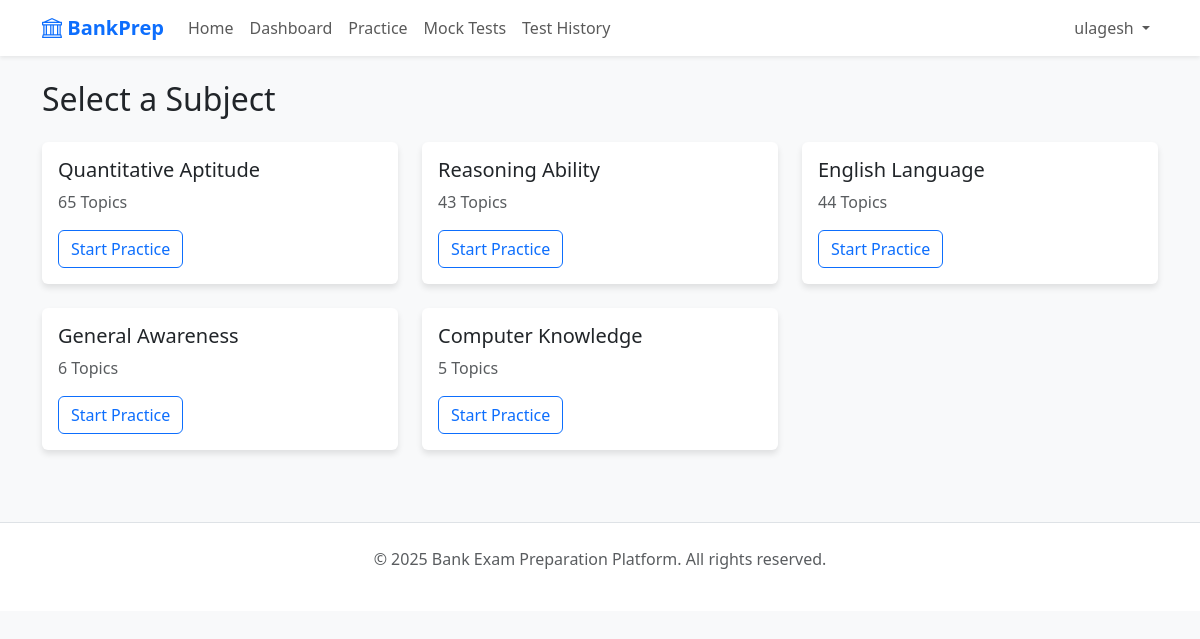
Screenshot of /practice/ (signed in) with the database file from the repository.
### users/models.py (models this page shows, shortened)
class User(AbstractUser):
    bio = models.TextField(blank=True)
    target_exam = models.CharField(max_length=100, blank=True)
    subscription_status = models.BooleanField(default=False)

### exams/models.py (models this page shows, shortened)
class Subject(models.Model):
    exam = models.ForeignKey(Exam, on_delete=models.CASCADE, related_name='subjects')
    name = models.CharField(max_length=100)
    slug = models.SlugField()

### practice/views.py (the view)
# urls.py: path('', views.subject_list, name='practice_home'),
@login_required
def subject_list(request):
    subjects = Subject.objects.all()
    return render(request, 'practice/subject_list.html', {'subjects': subjects})

### practice/templates/practice/subject_list.html
{% extends "base.html" %}
{% block content %}
<h2 class="mb-4">Select a Subject</h2>
<div class="row">
    {% for subject in subjects %}
    <div class="col-md-4 mb-4">
        <div class="card h-100">
            <div class="card-body">
                <h5 class="card-title">{{ subject.name }}</h5>
                <p class="card-text text-muted">{{ subject.topics.count }} Topics</p>
                <a href="{% url 'topic_list' subject.slug %}" class="btn btn-outline-primary stretched-link">Start
                    Practice</a>
            </div>
        </div>
    </div>
    {% endfor %}
</div>
{% endblock %}

### templates/base.html (shortened to what this page needs)
<!DOCTYPE html>
<html lang="en">
<head>
    <link href="https://cdn.jsdelivr.net/npm/bootstrap@5.3.0/dist/css/bootstrap.min.css" rel="stylesheet">
    <link rel="stylesheet" href="https://cdn.jsdelivr.net/npm/bootstrap-icons@1.10.0/font/bootstrap-icons.css">
</head>
<body>
    <nav class="navbar navbar-expand-lg navbar-light bg-white shadow-sm mb-4">
        <div class="container">
            <a class="navbar-brand" href="{% url 'home' %}"><i class="bi bi-bank"></i> BankPrep</a>
            <div class="collapse navbar-collapse" id="navbarNav">
                <ul class="navbar-nav me-auto">
                    <li class="nav-item">
                        <a class="nav-link" href="{% url 'home' %}">Home</a>
                    </li>
                    {% if user.is_authenticated %}
                    <li class="nav-item">
                        <a class="nav-link" href="{% url 'dashboard' %}">Dashboard</a>
                    </li>
                    <li class="nav-item">
                        <a class="nav-link" href="{% url 'practice_home' %}">Practice</a>
                    </li>
                    <li class="nav-item">
                        <a class="nav-link" href="{% url 'test_list' %}">Mock Tests</a>
                    </li>
                    <li class="nav-item">
                        <a class="nav-link" href="{% url 'test_history' %}">Test History</a>
                    </li>
                    {% endif %}
                </ul>
                <ul class="navbar-nav">
                    {% if user.is_authenticated %}
                    <li class="nav-item dropdown">
                        <a class="nav-link dropdown-toggle" href="#" id="userDropdown" role="button"
                            data-bs-toggle="dropdown">
                            {{ user.username }}
                        </a>
                    </li>
                    {% endif %}
                </ul>
            </div>
        </div>
    </nav>
    <div class="container">
        {% block content %}{% endblock %}
    </div>
    <footer class="bg-white mt-5 py-4 border-top">
        <div class="container text-center text-muted">
            <p>&copy; 2025 Bank Exam Preparation Platform. All rights reserved.</p>
        </div>
    </footer>
</body>
</html>

### templates/base.html (style rules this page uses)
body { background-color: #f8f9fa; }
.navbar-brand { font-weight: bold; color: #0d6efd !important; }
.card { border: none; box-shadow: 0 4px 6px rgba(0, 0, 0, 0.1); transition: transform 0.2s; }

### rows the page displays
User: username "ulagesh"
Subject: name "Quantitative Aptitude", topics.count "65"
Subject: name "Reasoning Ability", topics.count "43"
Subject: name "English Language", topics.count "44"
Subject: name "General Awareness", topics.count "6"
Subject: name "Computer Knowledge", topics.count "5"
